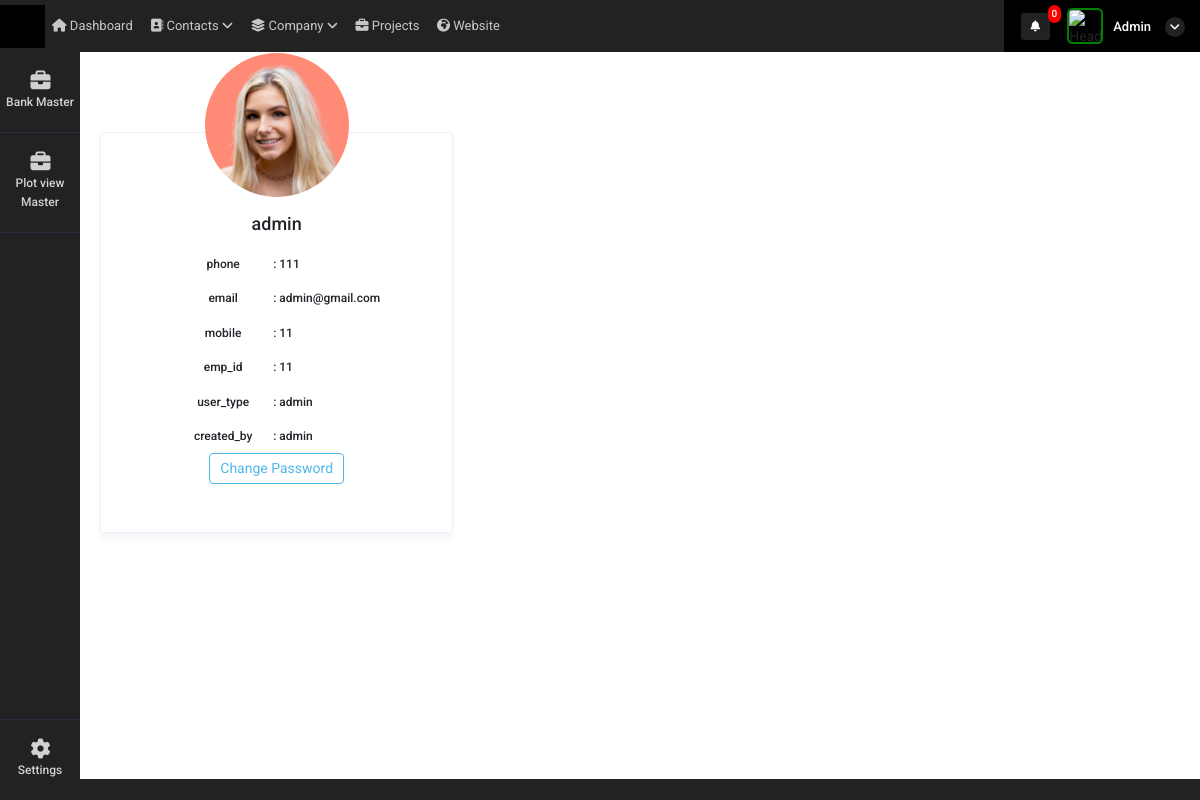
The page /profile (signed in) on the database its author committed.
### super_admin/models.py (models this page shows)
class common(models.Model):  # COMM0N
    dt = models.DateField(auto_now=True)
    tm = models.TimeField(auto_now=True)
    updated = models.DateTimeField(default=timezone.now)
    status = models.CharField(max_length=255, null=True)
    class Meta:
        abstract = True

class user_Details(common):
    auth_user = models.ForeignKey(User,on_delete=models.CASCADE,related_name="auth_user_login_id", null=True)
    name = models.CharField(max_length=255,null=True)
    phone = models.CharField(max_length=255,null=True)
    email = models.EmailField(null=True)
    mobile = models.CharField(max_length=255,null=True)
    emp_id = models.CharField(max_length=255,null=True)
    address1 = models.CharField(max_length=255,null=True)
    address2 = models.CharField(max_length=255,null=True)
    city = models.CharField(max_length=255,null=True)
    state = models.CharField(max_length=255,null=True)
    country = models.CharField(max_length=255,null=True)
    zip = models.CharField(max_length=255,null=True)
    password_geration_type = models.CharField(max_length=255,choices=password_generate_option,null=True)
    user_type = models.CharField(max_length=255,choices=login_user_type,null=True)
    atatchment = models.FileField(upload_to="user_image",null=True)
    created_by = models.ForeignKey(User,on_delete=models.CASCADE,related_name="added_by_user_id", null=True)
    plot_list_view = models.CharField(max_length=255,null=True)
    price_visibility = models.IntegerField(null=True,default=1)
    property_access =  models.CharField(max_length=255,choices=property_access_option,null=True)
    manager_nav_ploat_permission = models.IntegerField(default=0)
    manager_nav_user_permission = models.IntegerField(default=0)
    manager_nav_plot_edit_permission = models.IntegerField(default=0)
    manager_nav_booking_cancel_permission = models.IntegerField(default=0)
    manager_nav_customer_read_permission = models.IntegerField(default=0)
    manager_nav_customer_write_permission = models.IntegerField(default=0)
    manager_nav_customer_edit_permission = models.IntegerField(default=0)
    manager_nav_document_read_permission = models.IntegerField(default=0)
    manager_nav_document_write_permission = models.IntegerField(default=0)
    manager_nav_document_edit_permission = models.IntegerField(default=0)

### super_admin/views.py (the view)
# urls.py: path('profile',views.profile,name='profile'),
def profile(request):
    try:
        user_data = user_Details.objects.get(auth_user=request.user)
        context = {
            'user_data': user_data,
            'bank_nav':1
        }
        return render(request, 'super_admin/profile.html', context)
    except:
        return render(request, 'super_admin/profile.html',{ 'bank_nav':1})

### super_admin/templatetags/notification.py (called while the page is built, shortened)
@register.filter(name='get_notifications')
def get_notifications(value,args):
    user_dat = User.objects.get(id=value.id)
    st = user_dat.is_superuser
    data_count = ''
    if st == True:
        data_count = user_request_plot.objects.filter(read_status=0).count()
    return data_count

@register.filter(name='get_loginUsernameImage')
def get_loginUsernameImage(value,args):
    user_dat = User.objects.get(id=value.id)
    st = user_dat.is_superuser
    image_url = ''
    if st == True:
        image_url = 'http://10.10.10.119:8000/static/adminicon.jpg'
    else:
        user_data = user_Details.objects.get(auth_user=value.id)
        if user_data.atatchment == '':
            image_url = 'http://10.10.10.119:8000/static/adminicon.jpg'
        else:
            image_url ='../media/'+str(user_data.atatchment)
    return image_url

### super_admin/templates/super_admin/profile.html (shortened to what this page needs)
{% extends "super_admin/base.html" %}
{% block content %}
{% load static %}
<div class="container">
  <div class="row">
    <div class="col-12 col-sm-8 col-md-6 col-lg-4">
        {% if user_data %}
      <div class="card mt-5">
        <div class="card-body text-center chang-pass">
          {% if user_data.atatchment == "" %}
          <img class="avatar rounded-circle" src="{% static 'adminicon.jpg' %}" alt="Bologna">
         {% else %}
         <img class="avatar rounded-circle" src="../media/{{user_data.atatchment}}" alt="Bologna">
         {% endif %}
          <h4 class="card-title">{{user_data.name}}</h4>
           <div class="d-flex">
            <h6 class="form-lbl">phone</h6><h6>: {{user_data.phone}}</h6>
           </div>
          <div class="d-flex">
            <h6 class="form-lbl">email</h6><h6>: {{user_data.email}}</h6>
           </div>
        <div class="d-flex">
            <h6 class="form-lbl">mobile</h6><h6>: {{user_data.mobile}}</h6>
        </div>
        <div class="d-flex">
            <h6 class="form-lbl">emp_id</h6><h6>: {{user_data.emp_id}}</h6>
        </div>
        <div class="d-flex">
            <h6 class="form-lbl">user_type</h6><h6>: {{user_data.user_type}}</h6>
        </div>
        <div class="d-flex">
            <h6 class="form-lbl">created_by</h6><h6>: {{user_data.created_by}}</h6>
        </div>
          <a href="#" class="btn btn-outline-info" onclick="change_password()">Change Password</a>
        </div>
        <div class="card-body text-center">
       </div>
      </div>
    </div>
      {% endif %}
  </div>
</div>
{% endblock %}

### super_admin/templates/super_admin/base.html (shortened to what this page needs)
<!doctype html>
<html lang="en">
    {% load static %}
    {% load notification %}
<head>
    <link rel="stylesheet" href="{% static 'admin/css/morris.css' %}">
    <link href="{% static 'admin/css/bootstrap.min.css' %}" rel="stylesheet" type="text/css" />
    <link href="{% static 'admin/css/icons.css' %}" rel="stylesheet" type="text/css" />
    <link href="{% static 'admin/css/style.css' %}" rel="stylesheet" type="text/css" />
</head>
<body class="">
    <div id="wrapper">
        <div class="left side-menu">
            <div class="slimscroll-menu" id="remove-scroll">
                <div id="sidebar-menu" class="sidaber_menu">
                    <ul class="" id="side-menu">
                        {% if bank_nav == 1 %}
<li>    <a href="bank_master" class="splnav"> <i class="fas fa-briefcase"></i>        <p>Bank Master</p>    </a></li>
<li>    <a href="plot_view_master" class="splnav"> <i class="fas fa-briefcase"></i>        <p>Plot view Master</p>    </a></li>
                        {% endif %}
                        <li class="bootm_toggle_settings_button ">
                            <a class="splnav bdr_btmnone_nav" href="profile"> <i class="fa fa-cog"></i>
                                <p>Settings</p>
                            </a>
                        </li>
                    </ul>
                </div>
            </div>
        </div>
        <div class="content-page">
            <div class="topbar">
                <div class="navbar-header">
                    <div class="d-flex">
                        <div class="binance">
                        </div>
                    </div>
                    <ul class="navbar-nav1 bg-2 col">
                        <li class="nav-item d-none d-sm-inline-block">
                            <a href="" class="nav-link"><i class="fa fa-home"></i> Dashboard</a>
                        </li>
                        <li class="nav-item d-none d-sm-inline-block">
                            <a href="" class="nav-link"><i class="fa fa-address-book"></i> Contacts <i
                                    class="a-right fa fa-angle-down"></i></a>
                        </li>
                        <li class="nav-item d-none d-sm-inline-block">
                            <a href="" class="nav-link"><i class="fas fa-layer-group"></i> Company <i
                                    class="a-right fa fa-angle-down"></i></a>
                        </li>
                        <li class="nav-item d-none d-sm-inline-block">
                            <a href="" class="nav-link"><i class="fas fa-briefcase"></i> Projects</a>
                        </li>
                        <li class="nav-item d-none d-sm-inline-block">
                            <a href="" class="nav-link"><i class="fas fa-globe-africa"></i> Website</a>
                        </li>
                    </ul>
                    <div class="d-flex align-items-center icns">
                        <div class="dropdown topbar-head-dropdown ms-1 header-item">
                            <a href="view_all_activity">
                                <i class="fas fa-bell fs-icn">
                                    <span
                                        class="position-absolute topbar-badge fs-9 translate-middle badge rounded-pill bg-red">{{ request.user|get_notifications:"sss" }}</span></i>
                                    </a>
                        </div>
                        <div class="dropdown header-item topbar-user king button-drpdown">
                            <span class="d-flex align-items-center drpdown-toggle">
                                <img class="header-profile-user" src="{{ request.user|get_loginUsernameImage:"sss" }}" alt="Header Avatar">
                                <span class="text-start ms-xl-2">
                                    <span class="d-none d-xl-inline-block ms-1 fw-medium user-name-text">  {{request.user.username|title}}</span>
                                    <i class="pro-icn fa fa-angle-down"></i>
                                </span>
                            </span>
                        </div>
                    </div>
                </div>
            </div>
            <div class="content">
                {% block content %}
                {% endblock %}
            </div>
            <footer class="footer">
                <div class="container-fluid">
                    <div class="row">
                        <div class="col-sm-6">
                        </div>
                        <div class="col-sm-6">
                        </div>
                    </div>
                </div>
            </footer>
        </div>
    </div>
</body>
</html>

### super_admin/templates/super_admin/profile.html (style rules this page uses)
body { padding: 2rem 0rem; }
.avatar { border: 0.3rem solid rgba(#fff, 0.3); margin-top: -6rem; margin-bottom: 1rem; max-width: 9rem; }
.chang-pass .form-lbl { min-width: 100px }
.chang-pass { margin: 0 auto; }
.chang-pass h6 { margin:10px 0; }

### rows shown on the page
user_Details: atatchment (picture), name "admin", phone "111", email "admin@gmail.com", mobile "11", emp_id "11", user_type "admin", created_by "admin"

### other values the page prints
{{ request.user|get_notifications:"sss" }} "0"
{{ request.user.username|title }} "Admin"
